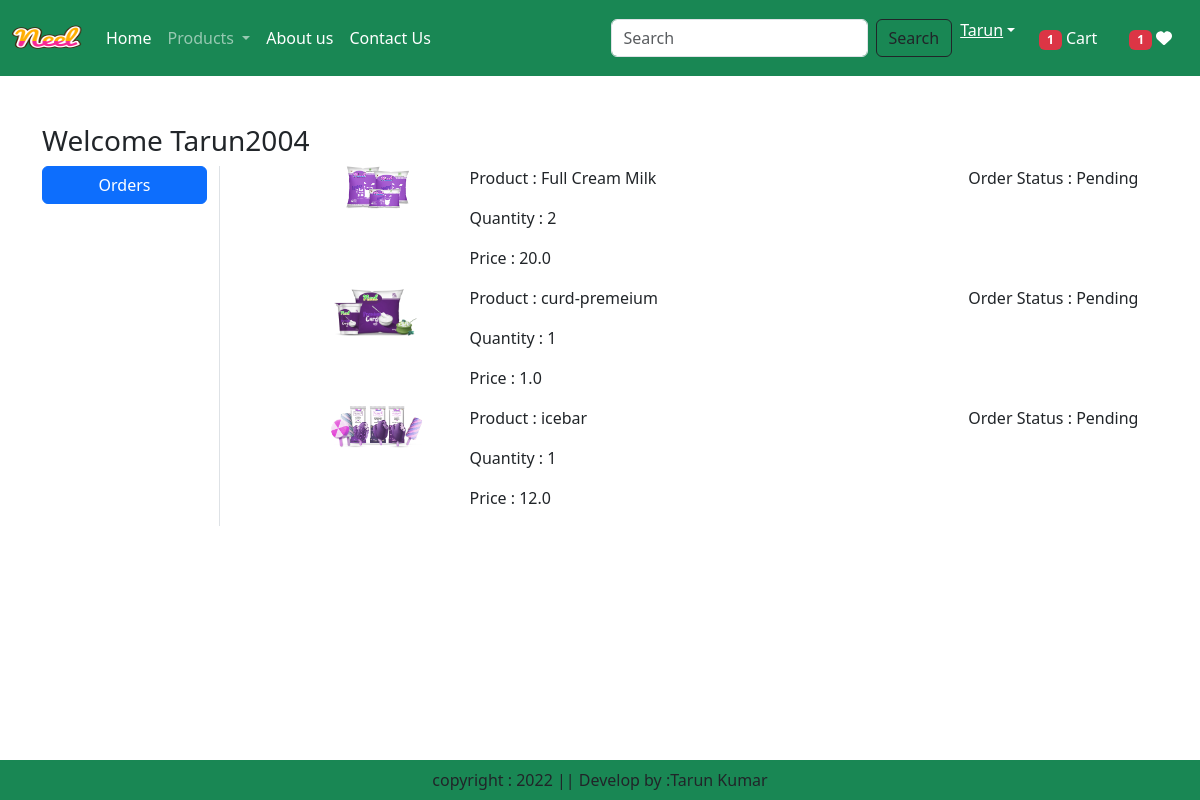
Screenshot of /orders/ (signed in) with the database file from the repository.
### app/models.py (models this page shows, shortened)
class OrderPlaced(models.Model):
    user=models.ForeignKey(User, on_delete=models.CASCADE)
    customer=models.ForeignKey(Customer,on_delete=models.CASCADE)
    product=models.ForeignKey(Product,on_delete=models.CASCADE)
    quantity=models.PositiveBigIntegerField(default=1)
    ordered_date=models.DateTimeField(auto_now_add=True)
    status=models.CharField(max_length=50,choices=STATE_CHOICES,default='Pending')
    payment=models.ForeignKey(Payment,on_delete=models.CASCADE)
    @property
    def total_cost(self):
        return self.quantity * self.product.discounted_price

class Product(models.Model):
    title=models.CharField(max_length=100)
    selling_price=models.FloatField()
    discounted_price=models.FloatField()
    description=models.TextField()
    compostion=models.TextField(default='')
    prodapp=models.TextField(default='')
    category=models.CharField(choices=CATEGORY_CHOICES,max_length=2)
    product_images=models.ImageField(upload_to='product')

### app/views.py (the view)
# urls.py: path('orders/',views.orders,name='orders'),
@login_required
def orders(request):
    totalitem=0
    wishitem=0
    if request.user.is_authenticated:
        totalitem=len(Cart.objects.filter(user=request.user))
        wishitem=len(Wishlist.objects.filter(user=request.user))
    order_placed=OrderPlaced.objects.filter(user=request.user)
    return render(request,'app/orders.html',locals())

### app/templates/app/orders.html (shortened to what this page needs)
{% extends 'app/base.html' %}
{% load static %}
{% block main-content %}
<div class="container my-5">
    <div class="row">
        <h3>Welcome <span class="text-capitalize">{{request.user}}</span></h3>
        <div class="col-sm-2 border-end">
            <ul class="list-unstyled">
                <li class="d-grid"><a href="{% url 'orders' %}" class="btn btn-primary">Orders</a></li>
            </ul>
        </div>
      <div class="col-sm-9 offset-sm-1">
        {% for op in order_placed %}
        <div class="row">
            <div class="col-sm-2">
                <img src="{{op.product.product_images.url}}" class="img-fluid" height="100" width="100">
            </div>
            <div class="col-sm-7">
                <p>Product : {{op.product.title}}</p>
                <p>Quantity : {{op.quantity}}</p>
                <p>Price : {{op.total_cost}}</p>
            </div>
            <div class="col-sm-3">
                <p>Order Status : {{op.status}}</p>
            </div>
        </div>
        {% endfor %}
      </div>
    </div>
</div>
{% endblock main-content %}

### app/templates/app/base.html (shortened to what this page needs)
<!DOCTYPE html>
{% load static %}
<html lang="en">
<head>
    <link href="https://cdn.jsdelivr.net/npm/bootstrap@5.3.8/dist/css/bootstrap.min.css" rel="stylesheet">
    <link rel="stylesheet" href="{% static 'app/css/owl.carousel.min.css' %}"/>
       <link rel="stylesheet" href="{% static 'app/css/all.min.css' %}"/>
       <link rel="stylesheet" href="{% static 'app/css/style.css' %}"/>
</head>
<body>
<nav class="navbar navbar-expand-lg navbar-dark bg-success">
  <div class="container-fluid">
    <a class="navbar-brand" href="#">
      <img src="{% static '/app/images/product/Neel.png' %}" width="70" height="50" />
    </a>
    <div class="collapse navbar-collapse" id="navbarSupportedContent">
      <ul class="navbar-nav me-auto mb-2 mb-lg-0">
        {% if request.user.is_authenticated %}
        <li class="nav-item">
          <a class="nav-link active" aria-current="page" href="/">Home</a>
        </li>
        <li class="nav-item dropdown">
          <a class="nav-link dropdown-toggle" href="#" role="button" data-bs-toggle="dropdown" aria-expanded="false">
         Products
          </a>
        </li>
        <li class="nav-item">
         <a class="nav-link text-white" href="{% url 'about' %}">About us</a>
        </li>
        <li class="nav-item">
          <a class="nav-link text-white" href="{% url 'contact' %}">Contact Us</a>
        </li>
      </ul>
      <form class="d-flex" role="search" action="/search">
        <input class="form-control me-2" type="search" placeholder="Search" name="search" aria-label="Search"/>
        <button class="btn btn-outline-dark" type="submit">Search</button>
      </form>
    </div>
    <ul class="navbar-nav me-auto mb-2 mb-lg-0">
      <li class="nav-item dropdown mx-2">
      <a class="nav-item dropdown-toggle text-white" href="#"
      id="profileDropdown" role="button" data-bs-toggle="dropdown" arial-expanded="false">Tarun</a>
      </li>
      <li class="nav-item mx-2">
         <a href="{% url 'showcart' %}" class="nav-link text-white"><span class="badge bg-danger">{% if totalitem > 0 %} {{totalitem}} {% endif %}</span> Cart</a>
      </li>
        <li class="nav-item mx-2">
         <a href="{% url 'showwishlist' %}" class="nav-link text-white"><span class="badge bg-danger">{% if wishitem > 0 %}{{wishitem}} {% endif %}</span>  <i class="fa fa-heart"></i></a>
      </li>
      {% endif %}
    </ul>
  </div>
</nav>
{% block main-content %}{% endblock main-content %}
<footer class="container-fluid fixed-bottom bg-success text-center p-2 mt-5">
   copyright : 2022 || Develop by :Tarun Kumar
</footer>
</body>
</html>

### rows the page displays
OrderPlaced: product.product_images (picture), product "Full Cream Milk", quantity "2", total_cost "20.0", status "Pending"
OrderPlaced: product.product_images (picture), product "curd-premeium", quantity "1", total_cost "1.0", status "Pending"
OrderPlaced: product.product_images (picture), product "icebar", quantity "1", total_cost "12.0", status "Pending"

### other values shown
{{ totalitem }} "1"
{{ wishitem }} "1"
{{ request.user }} "Tarun2004"
